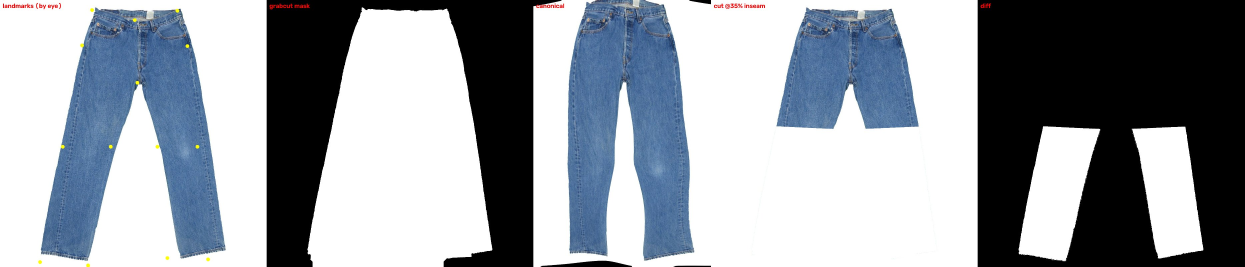
#> input picture experiments/EXP_0001_listing-photos/used_panel.jpg, 3733 x 800 px (shown at 1/3 size); its folder holds only this picture in this run
$ python -i qa_primitives.py   (imports and definitions only)   (older library calls are emulated)
#> lines starting #> are read from the running program, lines starting #| are printed output that depends on the picture; after the words box and inside, x2 and y2 are one past the last pixel; in counts of white or black regions, pixels touching at a corner belong together
#> further down, picture is the input picture: shape (800, 3733, 3); mean B, G, R 163.8, 156.3, 150.3
"""Capture-QA primitives that `capture/quality.py` does not provide, and what they can honestly say.

Three of the checks the pilot needs have no implementation in this repository, and two of them are
easy to get wrong in the direction that matters -- returning PASS when the evidence does not support
one. Each primitive here therefore ships with the measurement that justifies its thresholds
(EXP_0043, reproduced by tools/experiment_capture_primitives.py) and, where the honest answer is
"this cannot be decided from the pixels", it returns that instead of a verdict.

1. CAMERA TILT. `capture/board.mm_per_pixel` takes the MEDIAN spacing of adjacent chessboard
   corners. On a tilted board that median is a biased estimate of scale, and the bias is large well
   before the tilt is visible: at a keystone warp that a person would call "nearly overhead", the
   scale it returns is already ~12% wrong. A fray depth of 5 mm read to 0.5 mm is a 10% measurement,
   so a 12% scale error is not a detail -- it is larger than the quantity being measured.

   The observable is `scale_range_ratio`: the 95th over the 5th percentile of local corner spacing
   across the board. It is 1.0 for a fronto-parallel board, needs no camera intrinsics, and is
   exactly the quantity that invalidates a single-number mm/px. `approx_tilt_deg` is also offered,
   but it requires an ASSUMED focal length and is reported as approximate for that reason.

2. RELAY INDEPENDENCE -- "are these five photographs five independent re-lays, or one photograph
   five times?" The measured answer (EXP_0043) is that image-similarity metrics CANNOT decide this.
   Genuine re-lays of one garment scored NCC 0.9915-0.9934 against each other, while the same
   garment photographed twice WITHOUT being moved scored 0.9935 -- higher than the genuine relays.
   A dHash separates them no better. So similarity is used only for what it can prove -- that a file
   is the SAME FRAME resubmitted -- and relay independence is decided on garment displacement, which
   does separate them cleanly (0.00 px when the garment was not moved, 3.1-9.2 px when it was),
   corroborated by capture timestamps, and otherwise referred to a human. A displacement below the
   floor is evidence AGAINST a relay; a displacement above it is not by itself proof of one.

3. DUPLICATE CONTENT. Exact content hash catches the copied file. Near-duplicate NCC catches the
   re-encoded or brightness-shifted copy (>= 0.999 measured against 0.9934 for genuine relays).
   Anything between is referred to a human rather than guessed.
"""
import hashlib
import math

import cv2
import numpy as np

from ..capture.board import mm_per_pixel

# --- thresholds, all from EXP_0043; see reports/pilot_qa_primitives.json ---------------------

#: Fronto-parallel boards measured a scale_range_ratio of 1.033 (median) to 1.049 (max) purely from
#: corner-detection noise, so a PASS band cannot sit below ~1.05 without failing level captures.
SRR_NOISE_FLOOR = 1.049
#: <= this, measured scale error stayed under ~6%.
SRR_PASS = 1.06
#: > this, measured scale error exceeded 12%. Between the two the estimator and the error overlap,
#: which is a band where the honest answer is "look at it", not a verdict.
SRR_RETAKE = 1.10

#: Centroid corroboration. Measured gap: a garment that was NOT moved reproduced its centroid to
#: within 0.038 mm, while independent re-lays never landed closer than 0.367 mm to each other. The
#: floor is the geometric midpoint of that gap, so neither side is close to it.
RELAY_MIN_CENTROID_MM = 0.10
RELAY_MIN_ROT_DEG = 0.25

#: The primary relay signal: correlation of the garment INTERIOR after aligning the two captures on
#: centroid and principal axis. Cloth that was never moved is in the same creases and correlates
#: 0.985-1.000; cloth lifted and laid out again fell to 0.72 at best and usually far below.
#: At or above this, the two captures are the same lay.
RELAY_SAME_CLOTH_NCC = 0.95
#: Below RELAY_SAME_CLOTH_NCC but above this is the band no measurement resolved; a human decides.
RELAY_AMBIGUOUS_NCC = 0.80
#: A genuine re-lay takes at least this long in the real world (lift, shake out, lay, smooth).
#: Used only as corroboration, never alone.
RELAY_MIN_SECONDS = 20.0

#: NCC at or above this was only ever produced by the same frame re-encoded or brightness-shifted.
#: The measurement (EXP_0043) put the lowest such case at 0.999594; this sits just under it. An
#: earlier value of 0.999 was a conservative rounding, and rounding the wrong way here is not free:
#: two DIFFERENT frames of one garment framed similarly can correlate above 0.999, and refusing them
#: sends the operator to re-shoot photographs that were correct.
NEAR_DUPLICATE_NCC = 0.9995
#: Genuine independent relays measured at most 0.99719 against each other. Between that and
#: NEAR_DUPLICATE_NCC is the band no measurement resolved, and a human decides.
DISTINCT_NCC_MAX = 0.998


# --- board geometry --------------------------------------------------------------------------

# [73 lines left out: functions _corner_spacings, scale_range_ratio, approx_tilt_deg, tilt_verdict, not called in this run]


# --- garment pose ----------------------------------------------------------------------------

def garment_pose(img, exclude_rect=None):
    """Centroid, principal-axis angle and area of the largest foreground blob, in pixels/degrees.

    Foreground is separated the same way `capture/quality.check_image` does it -- Lab distance from
    the border-sampled background, Otsu-thresholded -- so a pose and a quality report describe the
    same blob. Returns None when there is no plausible garment.
    """
    if img is None:
        return None
    gray = cv2.cvtColor(img, cv2.COLOR_BGR2GRAY)
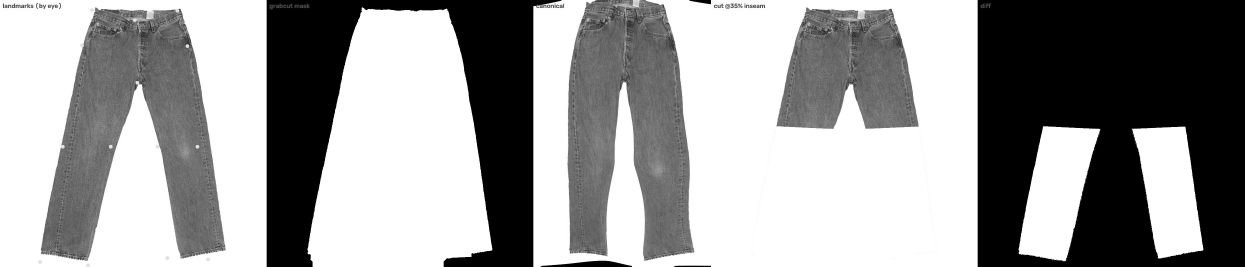
#> gray: shape (800, 3733) (shown at 1/3 size); min 0, max 255, mean 155.3
    lab = cv2.cvtColor(img.astype(np.float32) / 255.0, cv2.COLOR_BGR2LAB)
#> lab: shape (800, 3733, 3) float32; mean of channels 0, 1, 2 60.4, 0.1, -4.8
    valid = np.ones(gray.shape, bool)
    if exclude_rect:
        x, y, w, h = [int(v) for v in exclude_rect]
        valid[max(0, y - 8):y + h + 8, max(0, x - 8):x + w + 8] = False
    b = 8
    bm = np.zeros_like(valid)
    bm[:b] = bm[-b:] = True
    bm[:, :b] = bm[:, -b:] = True
    bm &= valid
    if not bm.any() or not valid.any():
        return None
    bg = np.median(lab[bm], axis=0)
#> bg = [99.66, 0, 0]
    dist = np.linalg.norm(lab - bg, axis=2)
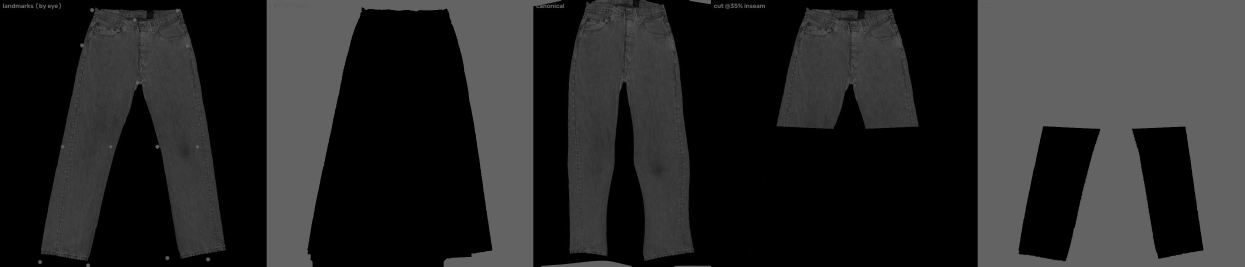
#> dist: shape (800, 3733) float32 (shown at 1/3 size); min 0, max 112.6, mean 39.5
    d8 = np.clip(dist * 2.0, 0, 255).astype(np.uint8)
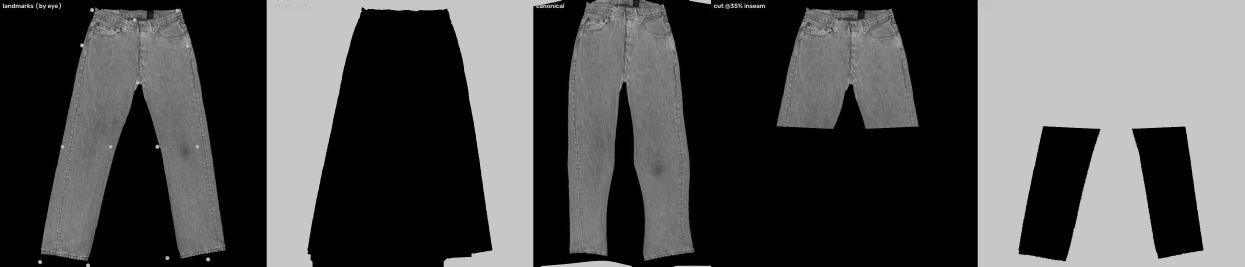
#> d8: shape (800, 3733) (shown at 1/3 size); min 0, max 225, mean 78.5
    t, _ = cv2.threshold(d8[valid], 0, 255, cv2.THRESH_BINARY | cv2.THRESH_OTSU)
#> t = 83
    fg = ((dist > max(t / 2.0, 6.0)) & valid).astype(np.uint8)
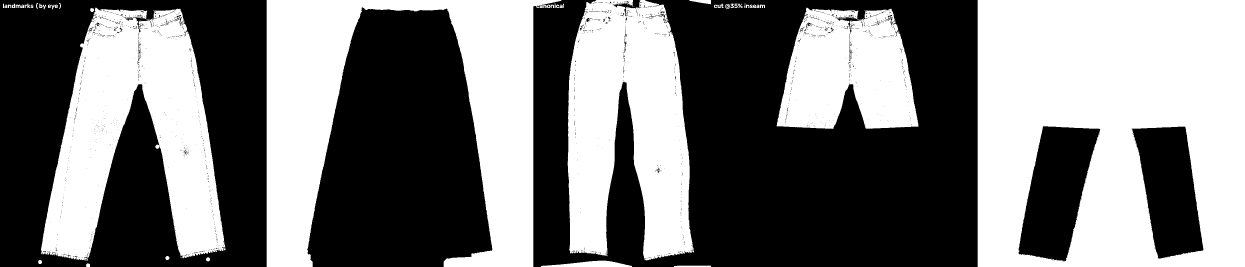
#> fg: shape (800, 3733) (shown at 1/3 size); values 0 (black) and 1 (white), 46.9% white; 85 white regions (38 under 20 px), largest, box (x1, y1, x2, y2) and area: (2933, 0, 3733, 800) 520862, (800, 0, 1685, 800) 312701, (123, 23, 677, 782) 231471
    fg = cv2.morphologyEx(fg, cv2.MORPH_OPEN, np.ones((9, 9), np.uint8))
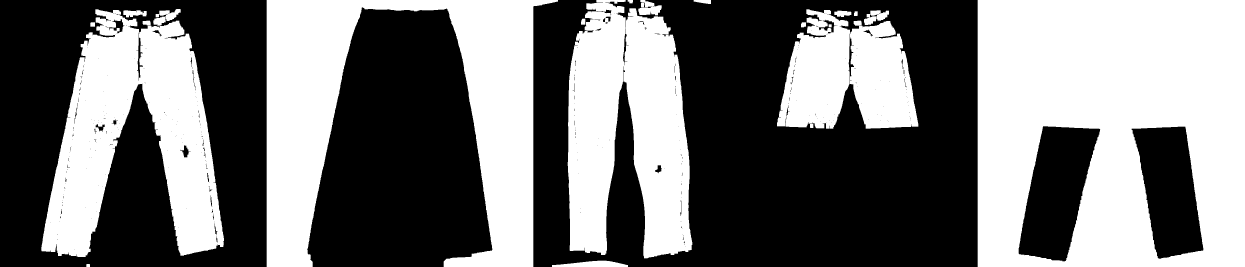
#> fg: shape (800, 3733) (shown at 1/3 size); values 0 (black) and 1 (white), 46% white; 26 white regions, largest, box (x1, y1, x2, y2) and area: (2933, 0, 3733, 800) 520342, (800, 0, 1674, 800) 312437, (124, 28, 672, 771) 217353
    n, lbl, stats, _ = cv2.connectedComponentsWithStats(fg, 8)
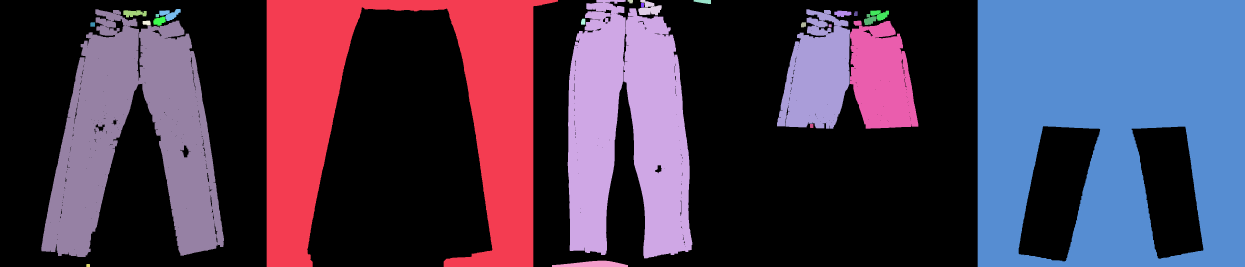
#> lbl: shape (800, 3733) int32 (shown at 1/3 size); 27 distinct labels, from 0 to 26; one colour per label, 0 black
#> n = 27; stats = 27 rows, first 6: [0, 0, 3610, 800, 1613119], [800, 0, 874, 800, 312437], [1703, 0, 374, 775, 206005], [1883, 0, 16, 10, 131], [1915, 0, 70, 46, 1996], [2081, 0, 52, 12, 459]
    if n < 2:
        return None
    k = 1 + int(np.argmax(stats[1:, cv2.CC_STAT_AREA]))
#> k = 6
    m = (lbl == k).astype(np.uint8)
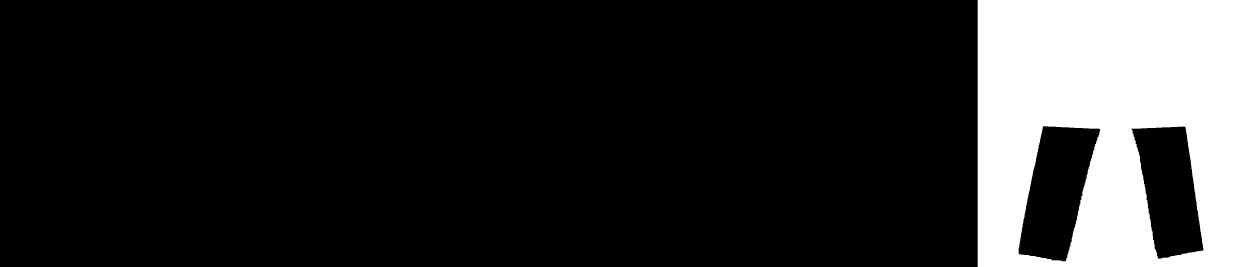
#> m: shape (800, 3733) (shown at 1/3 size); values 0 (black) and 1 (white), 17.4% white; 1 white region, box (x1, y1, x2, y2) and area: (2933, 0, 3733, 800) 520342
    mo = cv2.moments(m)
#> mo = moments, m00 520342, centre m10/m00, m01/m00 = (3333, 359.9)
    if mo["m00"] <= 0:
        return None
    cx, cy = mo["m10"] / mo["m00"], mo["m01"] / mo["m00"]
#> cx = 3333; cy = 359.9
    mu20, mu02, mu11 = mo["mu20"] / mo["m00"], mo["mu02"] / mo["m00"], mo["mu11"] / mo["m00"]
#> mu20 = 58454.5; mu02 = 54348.1; mu11 = 302.1
    ang = math.degrees(0.5 * math.atan2(2 * mu11, mu20 - mu02)) % 180.0
#> ang = 4.18
    ys, xs = np.where(m > 0)
    return {"cx": float(cx), "cy": float(cy), "angle_deg": float(ang),
            "area_px": float(m.sum()), "area_fraction": float(m.mean()),
            "bbox": [int(xs.min()), int(ys.min()), int(xs.max() - xs.min() + 1),
                     int(ys.max() - ys.min() + 1)]}


def board_footprint(img, board, spec, mm_per_px=None):
    """Bounding box of the calibration board in the frame, padded, or None if it is not there."""
    if img is None or board is None or spec is None:
        return None
    try:
        from ..capture.board import detect
        gray = cv2.cvtColor(img, cv2.COLOR_BGR2GRAY)
        corners, ids = detect(gray, board)
        if corners is None:
            return None
        pts = np.asarray(corners).reshape(-1, 2)
        h, w = gray.shape[:2]
        if not mm_per_px:
            mm_per_px = mm_per_pixel(corners, ids, spec)
        pad = 3.0 * float(spec["square_mm"]) / float(mm_per_px or 1.0)
        x0 = max(0, int(pts[:, 0].min() - pad))
        y0 = max(0, int(pts[:, 1].min() - pad))
        x1 = min(w, int(pts[:, 0].max() + pad))
        y1 = min(h, int(pts[:, 1].max() + pad))
        return [x0, y0, max(1, x1 - x0), max(1, y1 - y0)]
    except Exception:
        return None


def garment_pose_of(img, board=None, spec=None, mm_per_px=None):
    """The garment's pose with the calibration board kept out of it.

    THE ONE ENTRY POINT, because two poses computed differently are not comparable and the relay
    check compares poses. Measuring one frame with the board excluded and the frame before it with
    the board included produced a 114 mm 'displacement' of a garment that had not moved -- which
    made the same lay photographed twice look like a genuine re-lay, the exact thing the check
    exists to refuse.
    """
    return garment_pose(img, board_footprint(img, board, spec, mm_per_px))


# [4 lines left out: function _angle_delta, not called in this run]


# --- similarity ------------------------------------------------------------------------------

#: A steel rule is bright and almost colourless. These are the bands that identify it well enough to
#: keep it out of a measurement of the CLOTH; they are deliberately conservative, because excluding
#: a little denim costs nothing and including the rule costs the whole check.
RULE_MIN_VALUE = 170
RULE_MAX_SATURATION = 60


# [70 lines left out: functions cloth_blur, content_sha256, decode_any, dhash_bits, not called in this run]


def hamming(a, b):
    return sum(bin(x ^ y).count("1") for x, y in zip(bytearray(a), bytearray(b)))


# [95 lines left out: functions ncc, duplicate_verdict, relay_verdict, not called in this run]


#: The band the crease field occupies, in pixels of the 256-square normalised interior crop. Below
#: the low sigma is sensor grain, which a re-shot destroys and which therefore made an unmoved
#: garment look re-laid. Above the high sigma is the illumination gradient, which is a property of
#: the lighting rather than of the lay.
CREASE_LOW_SIGMA_PX = 2.5
CREASE_HIGH_SIGMA_PX = 32.0


# [48 lines left out: function registered_interior_ncc, not called in this run]

>>> import cv2
>>> picture = cv2.imread('../../../experiments/EXP_0001_listing-photos/used_panel.jpg')
>>> result = garment_pose_of(picture)
#> result = {'cx': 3333, 'cy': 359.9, 'angle_deg': 4.18, 'area_px': 520342, 'area_fraction': 0.174, 'bbox': [2933, 0, 800, 800]}
